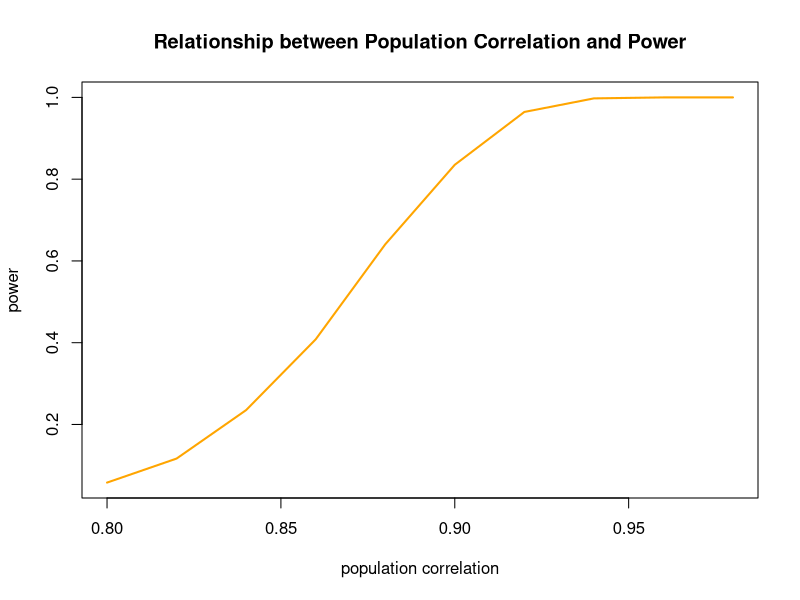

Write the R code that produced this figure. (Note: a time limit stopped this script after it produced the figure.)
## ---- chunk 1
library(tidyverse)
## ---- chunk 2
set.seed(20394)
suppressPackageStartupMessages(require(mvtnorm))
N <- 50
rho <- .8
null_correlation <- 0.8
R <- 5000

sigma <- array(c(1,rho,rho,1), c(2,2))
mu <- c(0,0)

detect <- rep(NA, R)
for(i in 1:R){
  data <- rmvnorm(N, mean = mu, sigma = sigma)
  results <- cor.test(x = data[,1], y = data[,2], alternative = "greater")
  detect[i] <- results$conf.int[1] > null_correlation
}

power <- mean(detect)
power

## ---- chunk 3
rho <- seq(0.8, 0.98, 0.02)

power <- NA

for(i in seq_along(rho)){
  detect <- NA
  sigma <- array(c(1,rho[i],rho[i],1), c(2,2))

  for (j in 1:R){
    mu <- c(0,0)
    data <- rmvnorm(N, mean = mu, sigma = sigma)
    
    results <- cor.test(x = data[,1], y = data[,2], alternative = "greater")
    detect[j] <- results$conf.int[1] > null_correlation
  }
  power[i] <- mean(detect)
}

plot(rho, power, type = 'l', main = "Relationship between Population Correlation and Power", lwd = 2, col = "orange", xlab = "population correlation", ylab = "power")

## ---- chunk 4
ss1 <- expand.grid(N = c(25, 50, 75, 100),
                   cor = seq(0.8, 0.98, 0.02),
                   power = NA_real_)
## ---- chunk 5
one_calc <- function(N, cor) {
  null_correlation <- 0.8
  R <- 5000
  sigma <- array(c(1,cor,cor,1), c(2,2))
  mu <- c(0,0)
  
  detect <- rep(NA, R)
  for(i in 1:R){
    data <- rmvnorm(N, mean = mu, sigma = sigma)
    results <- cor.test(x = data[,1], y = data[,2], alternative = "greater")
    detect[i] <- results$conf.int[1] > null_correlation
  }
  power <- mean(detect)
}

for (i in 1:nrow(ss1)) {
  ss1[i, "power"] <- one_calc(ss1[i, "N"], ss1[i, "cor"])
}

## ---- chunk 6
palette(RColorBrewer::brewer.pal(4, "Set1"))

plot.new()
plot.window(xlim = c(0.8, 1), ylim = range(ss1$power))
title(main = "Power with N (25, 50, 75, 100)", xlab = "population correlation", ylab = "power")
l1 <- ss1 %>% split(.$N)

for (j in seq_along(l1)) {
  lines(l1[[j]]$cor, l1[[j]]$power, type = "b", pch = 16, col = j, lwd = 3)
  text(0.88, l1[[j]]$power[5], l1[[j]]$N[1], pos = 2)
}

axis(1, seq(0.8, 0.98, 0.02))
axis(2)
box()

# RColorBrewer::display.brewer.all(n = 4)
# RColorBrewer::brewer.pal(4, "Set1")
